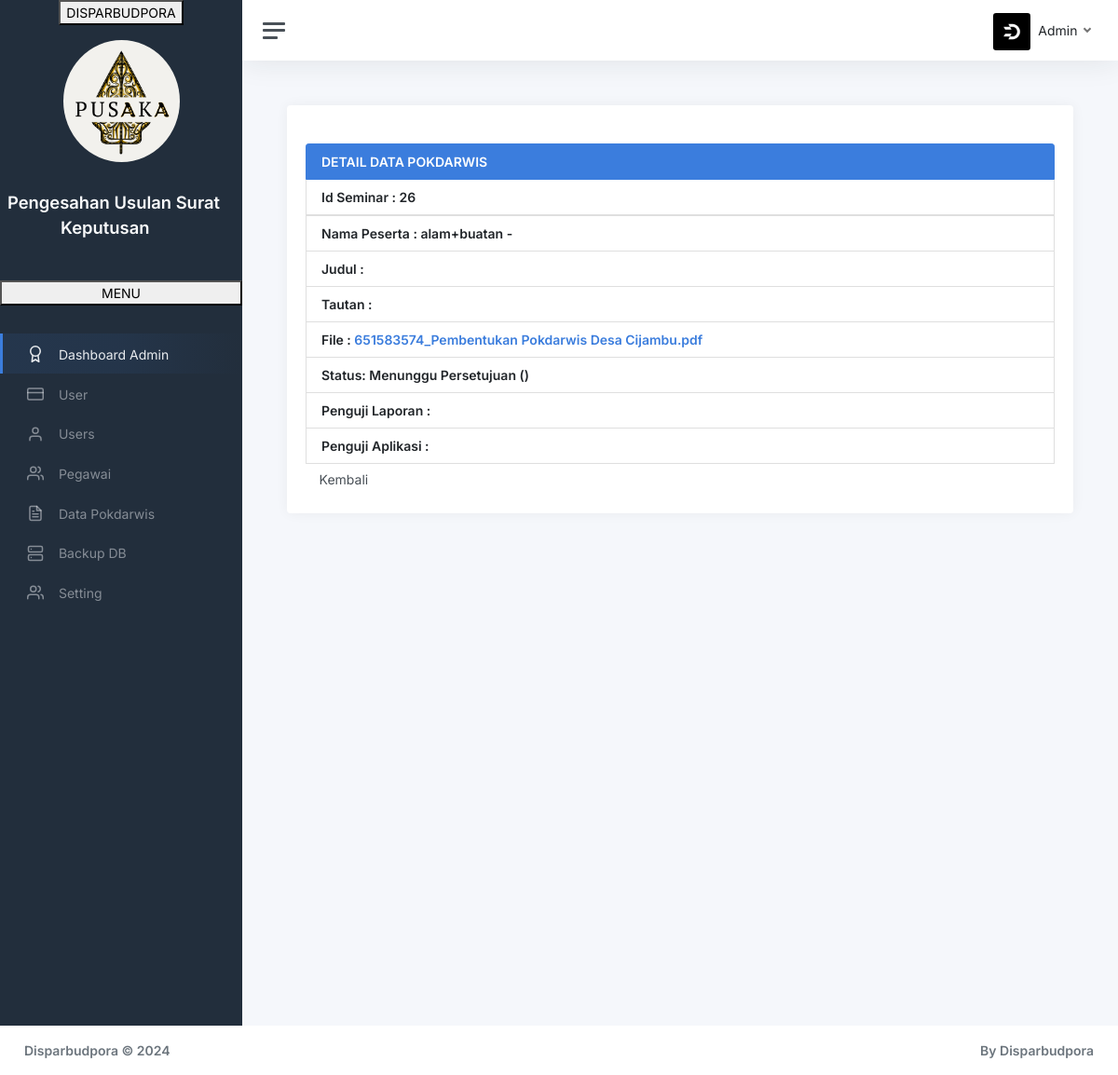
The page /index.php?page=seminar-detail&id=26 (signed in) on the database its author committed.
### tables this page shows
CREATE TABLE `seminar` (
  `idseminar` int(5) NOT NULL AUTO_INCREMENT,
  `nis` int(8) NOT NULL,
  `judul` varchar(255) NOT NULL,
  `file` varchar(255) NOT NULL,
  `tautan` varchar(255) NOT NULL,
  `statussem` varchar(30) NOT NULL,
  `ket` varchar(255) NOT NULL,
  `pengujilap` int(8) NOT NULL,
  `pengujiapl` int(8) NOT NULL,
  `nilaiprakerin` int(3) NOT NULL,
  `nilailaporan` int(3) NOT NULL,
  `nilaiaplikasi` int(3) NOT NULL,
  PRIMARY KEY (`idseminar`)
);

CREATE TABLE `users` (
  `nis` bigint(12) unsigned NOT NULL,
  `id` bigint(12) unsigned NOT NULL,
  `nama` varchar(255) NOT NULL,
  `tanggal_buat` date NOT NULL,
  `alamat` varchar(255) NOT NULL,
  `potensi_wisata` varchar(100) NOT NULL,
  `telp` varchar(15) NOT NULL,
  `stat` varchar(30) NOT NULL,
  `foto` varchar(255) NOT NULL,
  PRIMARY KEY (`nis`)
);

### seminar/detail.php (the view, shortened to what this page needs)
<div class="row">
    <div class="col-md-12">
        <br>
        <?php
        if (isset($_GET['id'])) {
            $idseminar   = $_GET['id'];
            $query = mysqli_query($db, "SELECT seminar.*, users.nama, users.potensi_wisata FROM seminar JOIN users ON users.nis = seminar.nis WHERE idseminar='$idseminar'") or die('Query Error : ' . mysqli_error($db));
            while ($data  = mysqli_fetch_assoc($query)) {
                $idseminar        = $data['idseminar'];
                $judul            = $data['judul'];
                $tautan           = $data['tautan'];
                $file             = $data['file'];
                $statussem        = $data['statussem'];
                $ket              = $data['ket'];
                $nama             = $data['nama'];
                $potensi_wisata         = $data['potensi_wisata'];
            }
        }
        ?>
        <ul class="list-group">
            <li class="list-group-item active"><b>DETAIL DATA POKDARWIS
            <li class="list-group-item"><b>Id Seminar : </b><?php echo $idseminar; ?></li>
            <li class="list-group-item"><b>Nama Peserta : </b><?php echo $nama . " - " . $potensi_wisata; ?></li>
            <li class="list-group-item"><b>Judul : </b><?php echo $judul; ?></li>
            <li class="list-group-item"><b>Tautan : </b><a href="https:<?php echo $tautan; ?>" target="_blank"><?php echo $tautan; ?></a></li>
            <li class="list-group-item"><b>File : </b><a href="seminar/files/<?php echo $file; ?>" target="_blank"><?php echo $file; ?></a></li>
            <li class="list-group-item"><b>Status: <?php echo $statussem; ?></b> (<?php echo $ket; ?>)</li>
            <li class="list-group-item"><b>Penguji Laporan : </b><?php echo $pengujilaporann; ?></li>
            <li class="list-group-item"><b>Penguji Aplikasi : </b><?php echo $pengujiaplikasin; ?></li>
            </li>
        </ul>
        <?php
        if ($_SESSION['level'] == "Admin") {
            $kembali = "tampil-nilai";
        } else if ($_SESSION['level'] == "Pegawai") {
            $kembali = "tampil-nilai";
        } else {
            $kembali = "seminar";
        }
        ?>
        <div class="form-group">
            <a href="?page=<?php echo $kembali ?>" class="btn btn-default btn-reset">Kembali</a>
        </div>
    </div>
</div>
</div>
</div>
</div>

### rows shown on the page
seminar: idseminar "26", users.nama "alam+buatan", file "651583574_Pembentukan Pokdarwis Desa Cijambu.pdf", statussem "Menunggu Persetujuan"

### other values the page prints
$_SESSION['level'] "Admin"
